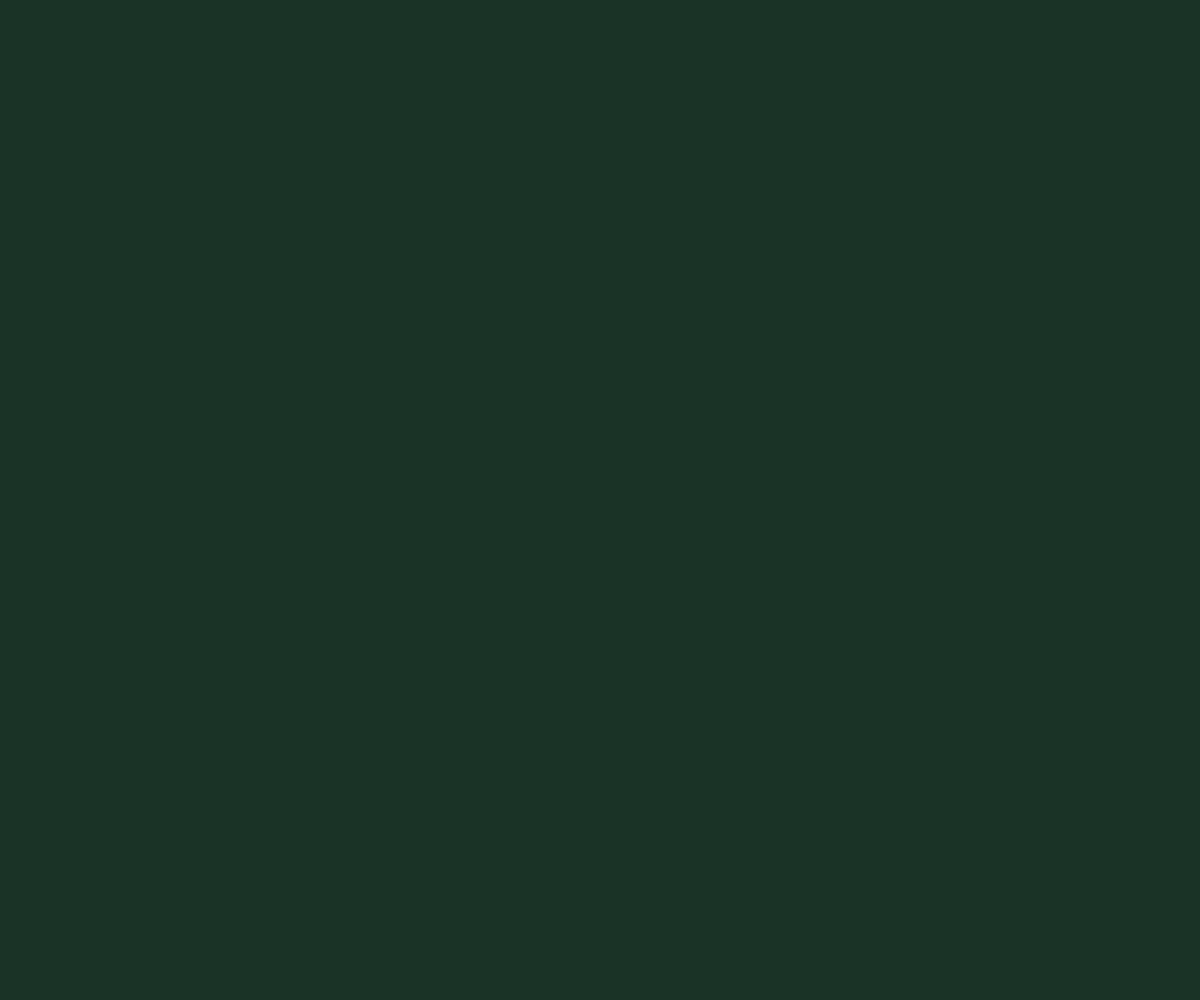
Frame 1 (no input)
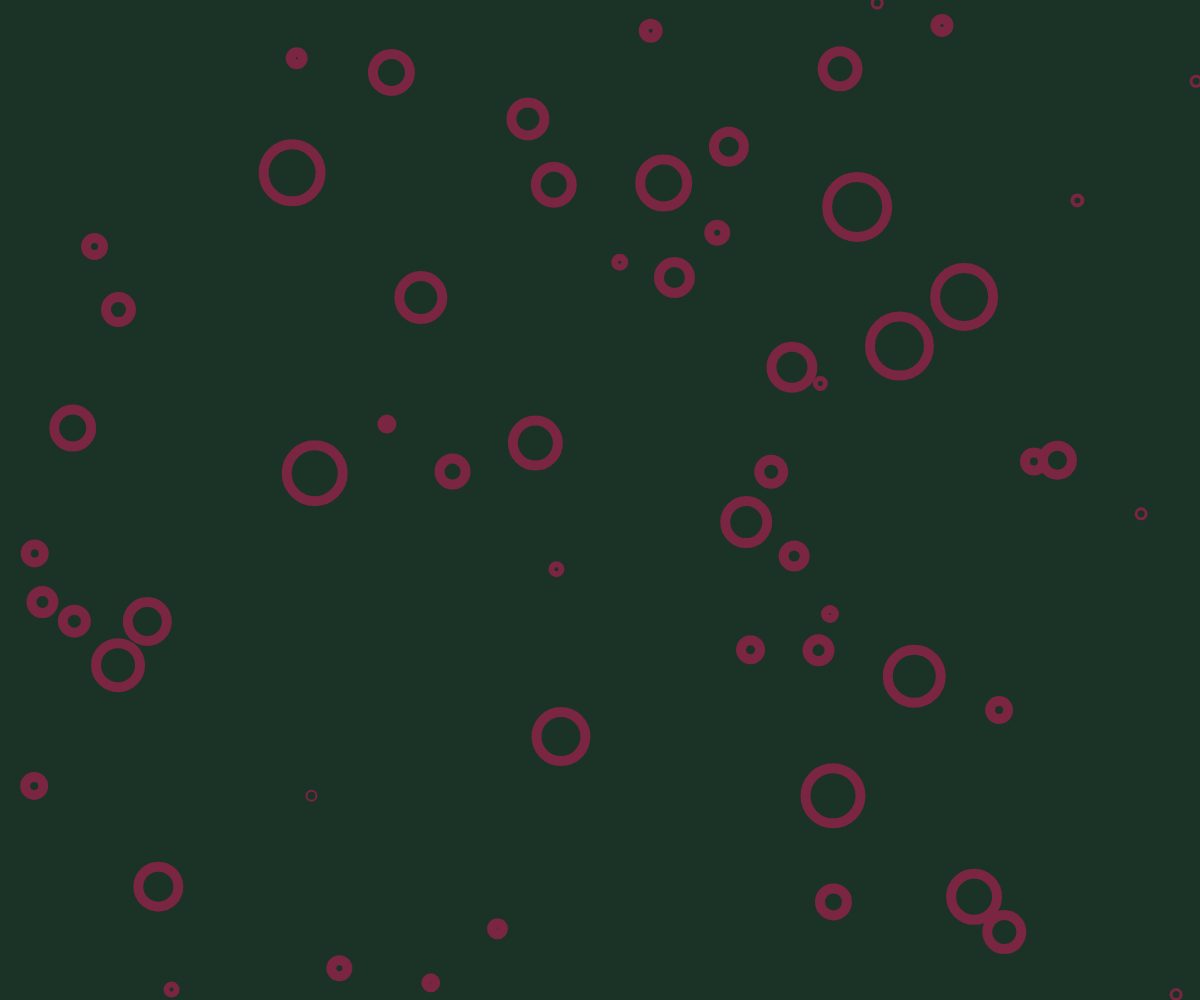
Frame 60 (no input)
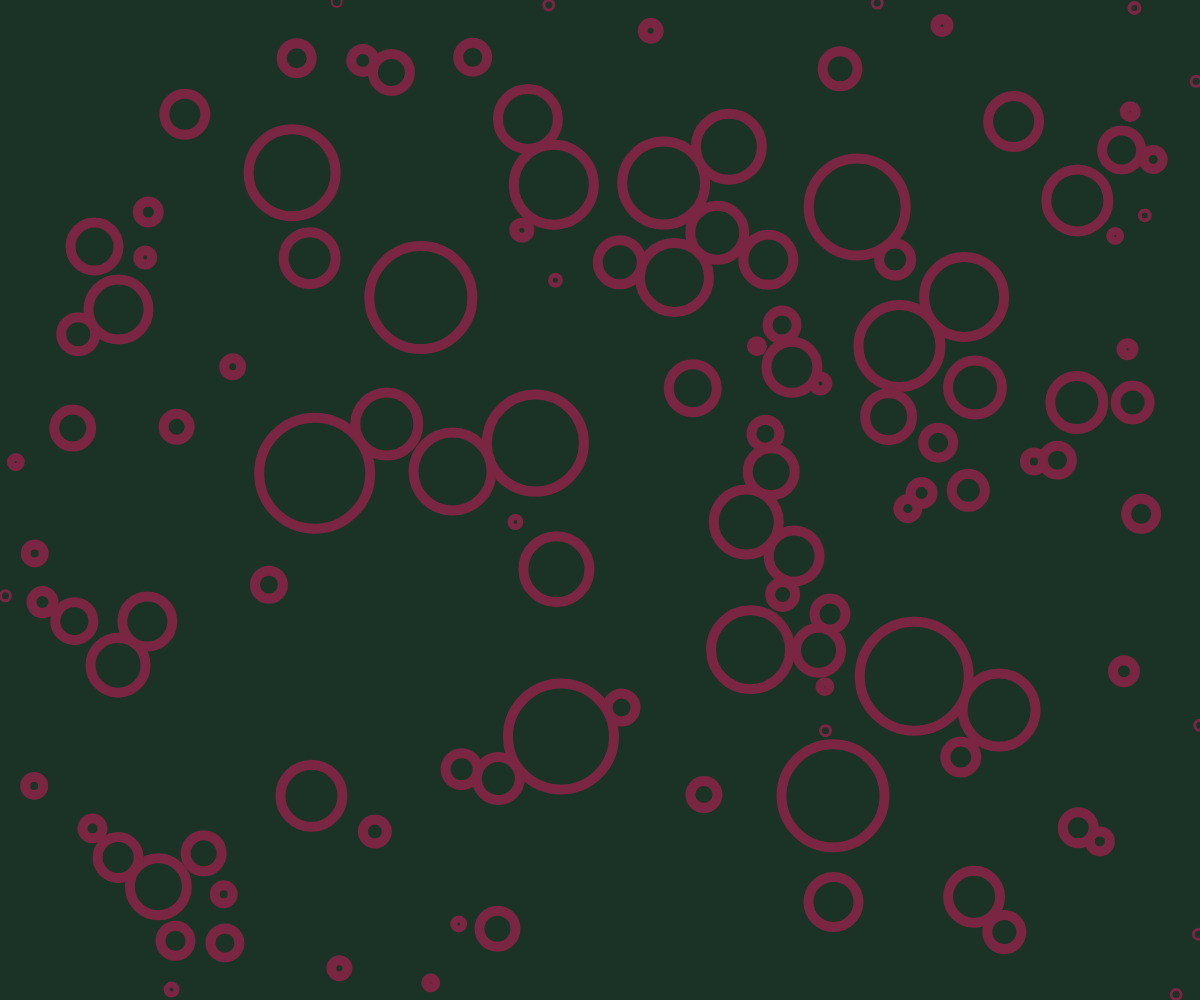
Frame 120 (the mouse pressed at the canvas centre since frame 60)

The p5.js sketch that drew these frames (run headless with seeded random() and noise() and a simulated clock; from frame 60 on, the mouse is pressed at the canvas centre):

// p5.js sketch
// ── sketch.js
// 8 nights of Hanukkah 2016 Examples
// Night 7: Animated Circle Packing
// Expansion of: https://youtu.be/XATr_jdh-44
// Daniel Shiffman
// http://codingrainbow.com/

/// <reference path="../TSDef/p5.global-mode.d.ts" />

// All the circles
var circles = [];

function Particle() {
  this.x = 100; 
  this.y = 100;
}

Particle.prototype.show = function() {
  point(this.x, this.y);
}

var p;


function setup() {
  createCanvas(windowWidth, windowHeight);
  colorMode(HSB, 360, 100, 100)
  // Start with a big one in the center in the hopes that it
  // takes up a lot of a space and the sketch runs faster
  //circles.push(new Circle(width / 2, height / 2, min(width, height) / 3));
}

function draw() {
  background(150, 50, 20);
  
  // All the circles
  for (var i = 0; i < circles.length; i++) {
    var c = circles[i];
    c.show(6);
    
    // Is it a growing one?
    if (c.growing) {
      c.grow();
      // Does it overlap any previous circles?
      for (var j = 0; j < circles.length; j++) {
        var other = circles[j];
        if (other != c) {
          var d = dist(c.x, c.y, other.x, other.y);
          if (d - 1 < c.r + other.r) {
            c.growing = false;
          }
        }
      }
      
      // Is it stuck to an edge?
      if (c.growing) {
        c.growing = !c.edges();
      }
    }
  }
  
  // Let's try to make a certain number of new circles each frame
  // More later
  var target = 1 + constrain(floor(frameCount / 120), 0, 1000);
  // How many
  var count = 0;
  // Try N times
  for (var i = 0; i < 100; i++) {
    if (addCircle()) {
      count++;
    }
    // We made enough
    if (count == target) {
      break;
    }
  }
  
  // We can't make any more
  if (count < 1) {
    noLoop();
    console.log("finished");
  }
}

// Add one circle
function addCircle(level) {
  // Here's a new circle
  var newCircle = new Circle(random(width), random(height),1);
  // Is it in an ok spot?
  for (var i = 0; i < circles.length; i++) {
    var other = circles[i];
    var d = dist(newCircle.x, newCircle.y, other.x, other.y);
    if (d < other.r + 10) {
      newCircle = undefined;
      break;
    }
  }
  // If it is, add it
  if (newCircle) {
    circles.push(newCircle);
    if (level > 1) {
      level = level - 1;
      ;
    }
    return true;
  } else {
    return false;
  }
}

// Circle object
function Circle(x, y, r) {
  this.growing = true;
  this.x = x;
  this.y = y;
  this.r = r;
}

// Check stuck to an edge
Circle.prototype.edges = function() {
  return (this.r*4 > width - this.x || this.r*4 > this.x || this.r*4 > height - this.y || this.r*4 > this.y);
}

// Grow
Circle.prototype.grow = function() {
  this.r += 0.5;
}

// Show
Circle.prototype.show = function() {

  fill(150, 50, 20);
  strokeWeight(10);
  stroke(340, 70,48);
ellipse(this.x, this.y, this.r*2, this.r*2);
}
